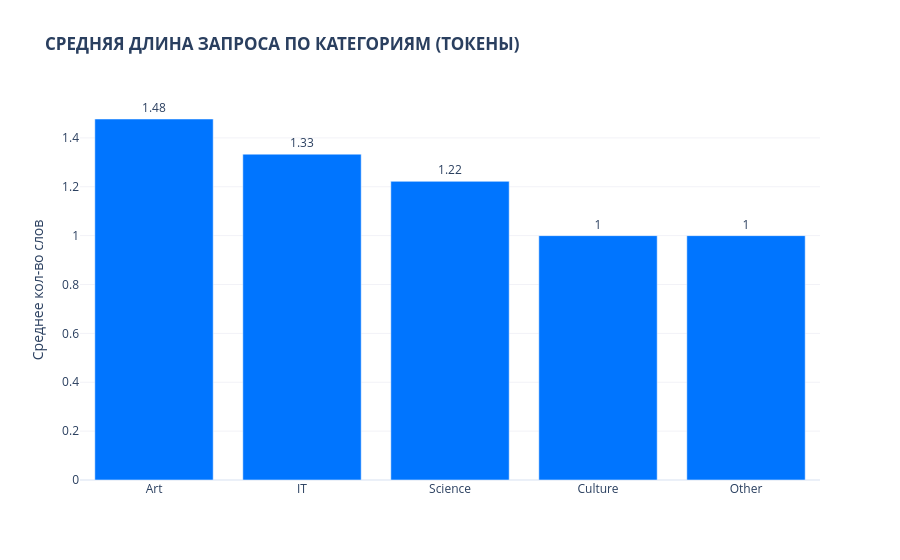
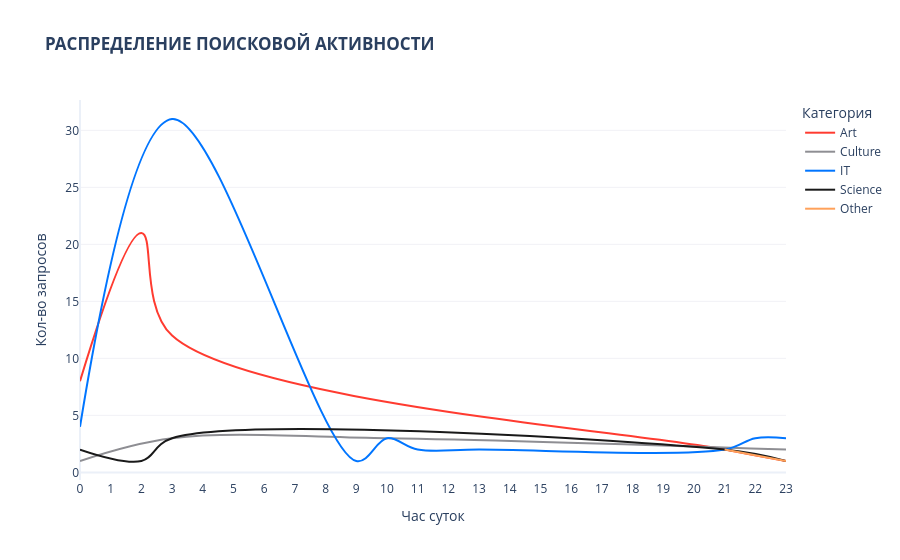
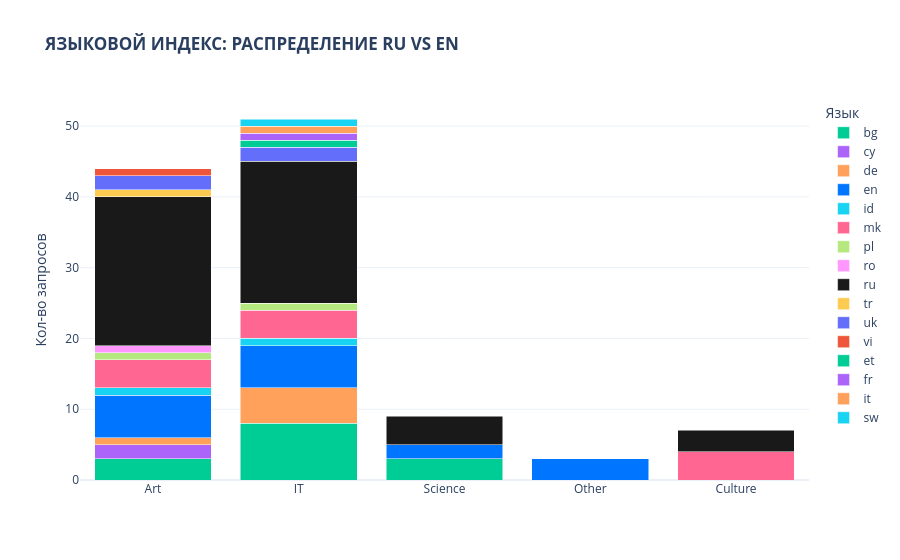

Notebook code cell kept with these figures, in order:
### Markdown cell above
# Тут будет прмиер кода на питоне

### Code cell
import pandas as pd
import numpy as np
import plotly.express as px
import plotly.graph_objects as go
import os

# 1. ЗАГРУЗКА ДАННЫХ ИЗ ФАЙЛА ПРОЕКТА
file_path = 'queries_log.jsonl'

if os.path.exists(file_path):
    # Читаем jsonl (каждая строка — отдельный объект)
    df = pd.read_json(file_path, lines=True)
    
    # Приведение типов и извлечение временных признаков
    df['timestamp'] = pd.to_datetime(df['timestamp'])
    df['hour'] = df['timestamp'].dt.hour
    
    # Расчет метрик: количество токенов (слов) в запросе
    df['tokens'] = df['query'].str.strip().str.split().str.len()
    
    print(f"Успешно загружено записей: {len(df)}")
else:
    print(f"Ошибка: Файл {file_path} не найден в директории проекта.")

# Цветовая палитра Revolut
REV_BLUE = '#0075FF'
REV_BLACK = '#191919'
REV_RED = '#FF3B30'
REV_GREY = '#8E8E93'

# --- 1. АНАЛИЗ СЛОЖНОСТИ ЗАПРОСОВ (ТОКЕНЫ) ---
avg_tokens = df.groupby('category')['tokens'].mean().reset_index().sort_values('tokens', ascending=False)

fig_tokens = go.Figure(go.Bar(
    x=avg_tokens['category'], y=avg_tokens['tokens'],
    marker_color=REV_BLUE,
    text=avg_tokens['tokens'].round(2),
    textposition='outside',
    cliponaxis=False
))
fig_tokens.update_layout(
    title="<b>СРЕДНЯЯ ДЛИНА ЗАПРОСА ПО КАТЕГОРИЯМ (ТОКЕНЫ)</b>",
    template="plotly_white",
    yaxis=dict(title="Среднее кол-во слов", gridcolor='#F2F2F7'),
    xaxis_title=""
)
fig_tokens.show()

# --- 2. ВРЕМЕННАЯ АКТИВНОСТЬ (ИНТЕНСИВНОСТЬ ПО ЧАСАМ) ---
time_dist = df.groupby(['hour', 'category']).size().reset_index(name='count')

fig_time = px.line(
    time_dist, x='hour', y='count', color='category',
    line_shape='spline',
    title="<b>РАСПРЕДЕЛЕНИЕ ПОИСКОВОЙ АКТИВНОСТИ</b>",
    color_discrete_map={'IT': REV_BLUE, 'Science': REV_BLACK, 'Art': REV_RED, 'Culture': REV_GREY}
)
fig_time.update_layout(
    template="plotly_white",
    xaxis=dict(title="Час суток", dtick=1, showgrid=False),
    yaxis=dict(title="Кол-во запросов", gridcolor='#F2F2F7'),
    legend_title="Категория"
)
fig_time.show()

# --- 3. ЯЗЫКОВОЙ АНАЛИЗ: СООТНОШЕНИЕ RU/EN ПО КАТЕГОРИЯМ ---
lang_stats = df.groupby(['category', 'language']).size().reset_index(name='count')

fig_lang = px.bar(
    lang_stats, x='category', y='count', color='language',
    title="<b>ЯЗЫКОВОЙ ИНДЕКС: РАСПРЕДЕЛЕНИЕ RU VS EN</b>",
    barmode='stack',
    color_discrete_map={'en': REV_BLUE, 'ru': REV_BLACK}
)
fig_lang.update_layout(
    template="plotly_white",
    xaxis_title="",
    yaxis_title="Кол-во запросов",
    legend_title="Язык"
)
fig_lang.show()

### Figure 1 — Plotly figure (JSON) as saved in the notebook; plotly's stock layout.template omitted (floating-point values rounded to 4 significant figures)
{"data": [{"cliponaxis": false, "marker": {"color": "#0075FF"}, "text": [1.48, 1.33, 1.22, 1.0, 1.0], "textposition": "outside", "type": "bar", "x": ["Art", "IT", "Science", "Culture", "Other"], "y": [1.477, 1.333, 1.222, 1.0, 1.0]}], "layout": {"title": {"text": "<b>СРЕДНЯЯ ДЛИНА ЗАПРОСА ПО КАТЕГОРИЯМ (ТОКЕНЫ)</b>"}, "xaxis": {"title": {"text": ""}}, "yaxis": {"gridcolor": "#F2F2F7", "title": {"text": "Среднее кол-во слов"}}}}

### Figure 2 — Plotly figure (JSON) as saved in the notebook; plotly's stock layout.template omitted (floating-point values rounded to 4 significant figures)
{"data": [{"hovertemplate": "category=Art<br>hour=%{x}<br>count=%{y}<extra></extra>", "legendgroup": "Art", "line": {"color": "#FF3B30", "dash": "solid", "shape": "spline"}, "marker": {"symbol": "circle"}, "mode": "lines", "name": "Art", "orientation": "v", "showlegend": true, "type": "scatter", "x": [0, 2, 3, 21, 23], "xaxis": "x", "y": [8, 21, 12, 2, 1], "yaxis": "y"}, {"hovertemplate": "category=Culture<br>hour=%{x}<br>count=%{y}<extra></extra>", "legendgroup": "Culture", "line": {"color": "#8E8E93", "dash": "solid", "shape": "spline"}, "marker": {"symbol": "circle"}, "mode": "lines", "name": "Culture", "orientation": "v", "showlegend": true, "type": "scatter", "x": [0, 3, 10, 23], "xaxis": "x", "y": [1, 3, 3, 2], "yaxis": "y"}, {"hovertemplate": "category=IT<br>hour=%{x}<br>count=%{y}<extra></extra>", "legendgroup": "IT", "line": {"color": "#0075FF", "dash": "solid", "shape": "spline"}, "marker": {"symbol": "circle"}, "mode": "lines", "name": "IT", "orientation": "v", "showlegend": true, "type": "scatter", "x": [0, 3, 9, 10, 11, 13, 21, 22, 23], "xaxis": "x", "y": [4, 31, 1, 3, 2, 2, 2, 3, 3], "yaxis": "y"}, {"hovertemplate": "category=Science<br>hour=%{x}<br>count=%{y}<extra></extra>", "legendgroup": "Science", "line": {"color": "#191919", "dash": "solid", "shape": "spline"}, "marker": {"symbol": "circle"}, "mode": "lines", "name": "Science", "orientation": "v", "showlegend": true, "type": "scatter", "x": [0, 2, 3, 21, 23], "xaxis": "x", "y": [2, 1, 3, 2, 1], "yaxis": "y"}, {"hovertemplate": "category=Other<br>hour=%{x}<br>count=%{y}<extra></extra>", "legendgroup": "Other", "line": {"color": "#FFA15A", "dash": "solid", "shape": "spline"}, "marker": {"symbol": "circle"}, "mode": "lines", "name": "Other", "orientation": "v", "showlegend": true, "type": "scatter", "x": [21, 23], "xaxis": "x", "y": [2, 1], "yaxis": "y"}], "layout": {"legend": {"title": {"text": "Категория"}, "tracegroupgap": 0}, "title": {"text": "<b>РАСПРЕДЕЛЕНИЕ ПОИСКОВОЙ АКТИВНОСТИ</b>"}, "xaxis": {"anchor": "y", "domain": [0, 1], "dtick": 1, "showgrid": false, "title": {"text": "Час суток"}}, "yaxis": {"anchor": "x", "domain": [0, 1], "gridcolor": "#F2F2F7", "title": {"text": "Кол-во запросов"}}}}

### Figure 3 — Plotly figure (JSON) as saved in the notebook; plotly's stock layout.template omitted (floating-point values rounded to 4 significant figures)
{"data": [{"hovertemplate": "language=bg<br>category=%{x}<br>count=%{y}<extra></extra>", "legendgroup": "bg", "marker": {"color": "#00cc96", "pattern": {"shape": ""}}, "name": "bg", "orientation": "v", "showlegend": true, "textposition": "auto", "type": "bar", "x": ["Art", "IT", "Science"], "xaxis": "x", "y": [3, 8, 3], "yaxis": "y"}, {"hovertemplate": "language=cy<br>category=%{x}<br>count=%{y}<extra></extra>", "legendgroup": "cy", "marker": {"color": "#ab63fa", "pattern": {"shape": ""}}, "name": "cy", "orientation": "v", "showlegend": true, "textposition": "auto", "type": "bar", "x": ["Art"], "xaxis": "x", "y": [2], "yaxis": "y"}, {"hovertemplate": "language=de<br>category=%{x}<br>count=%{y}<extra></extra>", "legendgroup": "de", "marker": {"color": "#FFA15A", "pattern": {"shape": ""}}, "name": "de", "orientation": "v", "showlegend": true, "textposition": "auto", "type": "bar", "x": ["Art", "IT"], "xaxis": "x", "y": [1, 5], "yaxis": "y"}, {"hovertemplate": "language=en<br>category=%{x}<br>count=%{y}<extra></extra>", "legendgroup": "en", "marker": {"color": "#0075FF", "pattern": {"shape": ""}}, "name": "en", "orientation": "v", "showlegend": true, "textposition": "auto", "type": "bar", "x": ["Art", "IT", "Other", "Science"], "xaxis": "x", "y": [6, 6, 3, 2], "yaxis": "y"}, {"hovertemplate": "language=id<br>category=%{x}<br>count=%{y}<extra></extra>", "legendgroup": "id", "marker": {"color": "#19d3f3", "pattern": {"shape": ""}}, "name": "id", "orientation": "v", "showlegend": true, "textposition": "auto", "type": "bar", "x": ["Art", "IT"], "xaxis": "x", "y": [1, 1], "yaxis": "y"}, {"hovertemplate": "language=mk<br>category=%{x}<br>count=%{y}<extra></extra>", "legendgroup": "mk", "marker": {"color": "#FF6692", "pattern": {"shape": ""}}, "name": "mk", "orientation": "v", "showlegend": true, "textposition": "auto", "type": "bar", "x": ["Art", "Culture", "IT"], "xaxis": "x", "y": [4, 4, 4], "yaxis": "y"}, {"hovertemplate": "language=pl<br>category=%{x}<br>count=%{y}<extra></extra>", "legendgroup": "pl", "marker": {"color": "#B6E880", "pattern": {"shape": ""}}, "name": "pl", "orientation": "v", "showlegend": true, "textposition": "auto", "type": "bar", "x": ["Art", "IT"], "xaxis": "x", "y": [1, 1], "yaxis": "y"}, {"hovertemplate": "language=ro<br>category=%{x}<br>count=%{y}<extra></extra>", "legendgroup": "ro", "marker": {"color": "#FF97FF", "pattern": {"shape": ""}}, "name": "ro", "orientation": "v", "showlegend": true, "textposition": "auto", "type": "bar", "x": ["Art"], "xaxis": "x", "y": [1], "yaxis": "y"}, {"hovertemplate": "language=ru<br>category=%{x}<br>count=%{y}<extra></extra>", "legendgroup": "ru", "marker": {"color": "#191919", "pattern": {"shape": ""}}, "name": "ru", "orientation": "v", "showlegend": true, "textposition": "auto", "type": "bar", "x": ["Art", "Culture", "IT", "Science"], "xaxis": "x", "y": [21, 3, 20, 4], "yaxis": "y"}, {"hovertemplate": "language=tr<br>category=%{x}<br>count=%{y}<extra></extra>", "legendgroup": "tr", "marker": {"color": "#FECB52", "pattern": {"shape": ""}}, "name": "tr", "orientation": "v", "showlegend": true, "textposition": "auto", "type": "bar", "x": ["Art"], "xaxis": "x", "y": [1], "yaxis": "y"}, {"hovertemplate": "language=uk<br>category=%{x}<br>count=%{y}<extra></extra>", "legendgroup": "uk", "marker": {"color": "#636efa", "pattern": {"shape": ""}}, "name": "uk", "orientation": "v", "showlegend": true, "textposition": "auto", "type": "bar", "x": ["Art", "IT"], "xaxis": "x", "y": [2, 2], "yaxis": "y"}, {"hovertemplate": "language=vi<br>category=%{x}<br>count=%{y}<extra></extra>", "legendgroup": "vi", "marker": {"color": "#EF553B", "pattern": {"shape": ""}}, "name": "vi", "orientation": "v", "showlegend": true, "textposition": "auto", "type": "bar", "x": ["Art"], "xaxis": "x", "y": [1], "yaxis": "y"}, {"hovertemplate": "language=et<br>category=%{x}<br>count=%{y}<extra></extra>", "legendgroup": "et", "marker": {"color": "#00cc96", "pattern": {"shape": ""}}, "name": "et", "orientation": "v", "showlegend": true, "textposition": "auto", "type": "bar", "x": ["IT"], "xaxis": "x", "y": [1], "yaxis": "y"}, {"hovertemplate": "language=fr<br>category=%{x}<br>count=%{y}<extra></extra>", "legendgroup": "fr", "marker": {"color": "#ab63fa", "pattern": {"shape": ""}}, "name": "fr", "orientation": "v", "showlegend": true, "textposition": "auto", "type": "bar", "x": ["IT"], "xaxis": "x", "y": [1], "yaxis": "y"}, {"hovertemplate": "language=it<br>category=%{x}<br>count=%{y}<extra></extra>", "legendgroup": "it", "marker": {"color": "#FFA15A", "pattern": {"shape": ""}}, "name": "it", "orientation": "v", "showlegend": true, "textposition": "auto", "type": "bar", "x": ["IT"], "xaxis": "x", "y": [1], "yaxis": "y"}, {"hovertemplate": "language=sw<br>category=%{x}<br>count=%{y}<extra></extra>", "legendgroup": "sw", "marker": {"color": "#19d3f3", "pattern": {"shape": ""}}, "name": "sw", "orientation": "v", "showlegend": true, "textposition": "auto", "type": "bar", "x": ["IT"], "xaxis": "x", "y": [1], "yaxis": "y"}], "layout": {"barmode": "stack", "legend": {"title": {"text": "Язык"}, "tracegroupgap": 0}, "title": {"text": "<b>ЯЗЫКОВОЙ ИНДЕКС: РАСПРЕДЕЛЕНИЕ RU VS EN</b>"}, "xaxis": {"anchor": "y", "domain": [0, 1], "title": {"text": ""}}, "yaxis": {"anchor": "x", "domain": [0, 1], "title": {"text": "Кол-во запросов"}}}}
